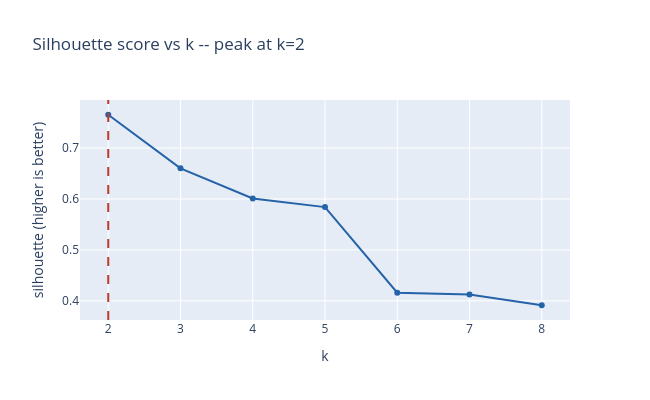

The notebook cell saved with this chart:
### Markdown cell above
**Idea -- the silhouette score.** For every point, compare how close it sits to its own cluster against how close it sits to the nearest other cluster, and average that score across every point. A point deep inside its group scores near one; a point sitting right on a boundary scores near zero. Unlike WCSS, this score does not automatically favour more clusters, so its peak is a real vote for a specific k.

### Code cell
from sklearn.metrics import silhouette_score

k_values_sil = range(2, 9)
silhouette_by_k = []
for k in k_values_sil:
    h = kmeans_from_scratch(X, k, n_iter=15, seed=1)
    silhouette_by_k.append(silhouette_score(X, h["assign"][-1]))

best_k = list(k_values_sil)[int(np.argmax(silhouette_by_k))]

fig = go.Figure(go.Scatter(x=list(k_values_sil), y=silhouette_by_k, mode="lines+markers", line=dict(color=BLUE)))
fig.add_vline(x=best_k, line_dash="dash", line_color=RED)
fig.update_layout(title=f"Silhouette score vs k -- peak at k={best_k}",
                   xaxis_title="k", yaxis_title="silhouette (higher is better)", width=650, height=400)
fig.show()

### Figure 1 — Plotly figure (JSON) as saved in the notebook; plotly's stock layout.template omitted (floating-point values rounded to 4 significant figures)
{"data": [{"line": {"color": "#2563a8"}, "mode": "lines+markers", "type": "scatter", "x": [2, 3, 4, 5, 6, 7, 8], "y": [0.7654, 0.6603, 0.6011, 0.5841, 0.4159, 0.4126, 0.3914]}], "layout": {"height": 400, "shapes": [{"line": {"color": "#c0392b", "dash": "dash"}, "type": "line", "x0": 2, "x1": 2, "xref": "x", "y0": 0, "y1": 1, "yref": "y domain"}], "title": {"text": "Silhouette score vs k -- peak at k=2"}, "width": 650, "xaxis": {"title": {"text": "k"}}, "yaxis": {"title": {"text": "silhouette (higher is better)"}}}}
